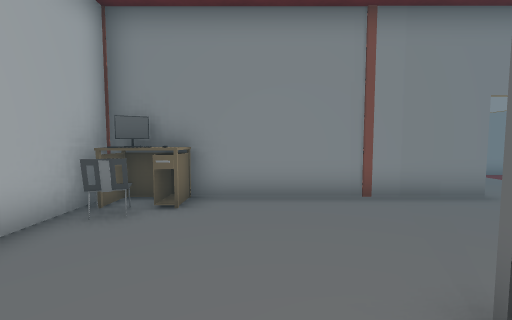
View 1 (above)

22 first-person views from a walk through a Unity game level. The camera is 1.2 m above the floor, tilts 4° down and sees 90° across. Doors are open. The floor is counted in squares, 1 m on a side. Each view is taken from the middle of a square. On the plan, view 1 faces up. The plan holds only what a view shows up to about 12 squares ahead; the rest is blank. The place goes on beyond the plan. The player character is not drawn. Some animated figures are not drawn.

View 2
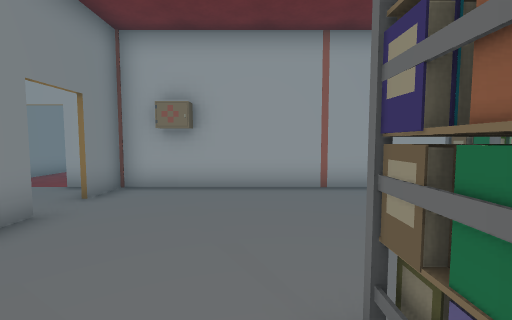

View 3
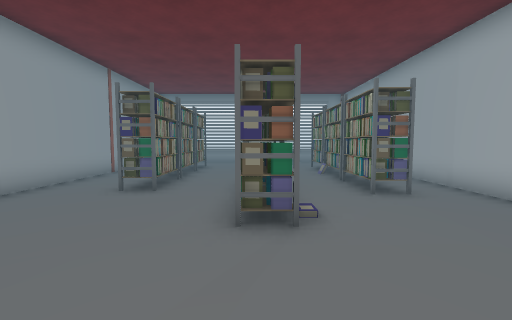

View 4
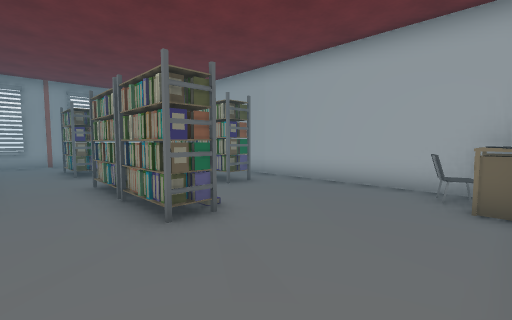

View 5
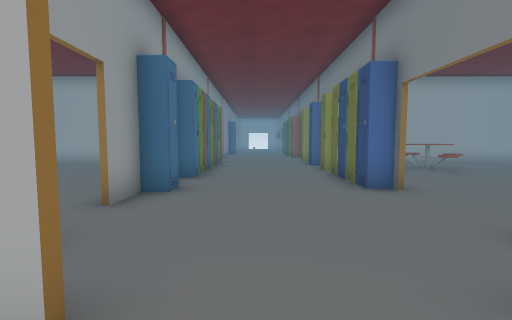

View 6
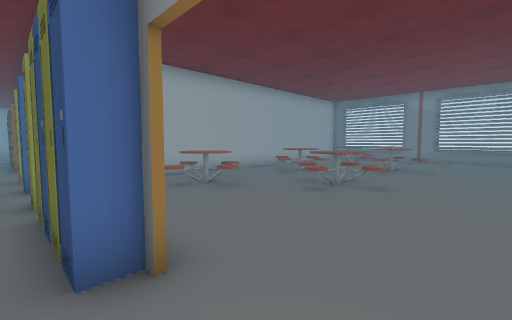

View 7
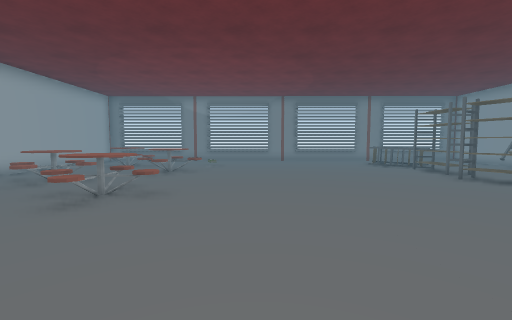

View 8
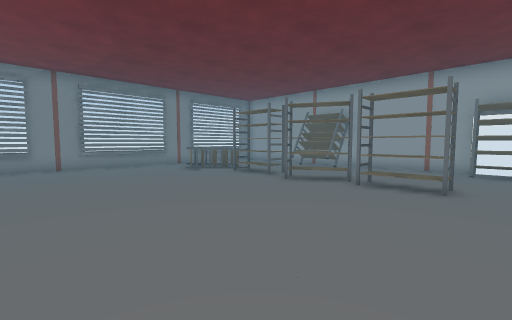

View 9
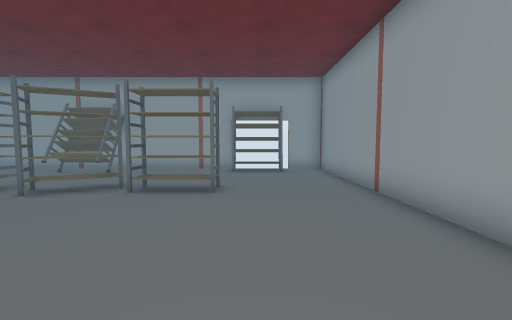

View 10
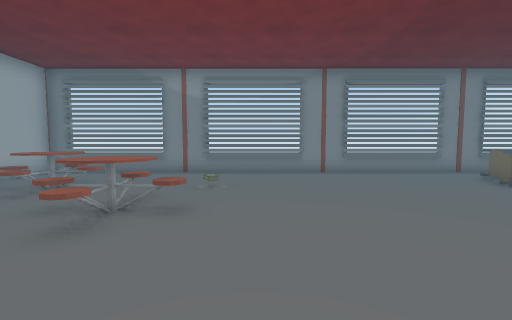

View 11
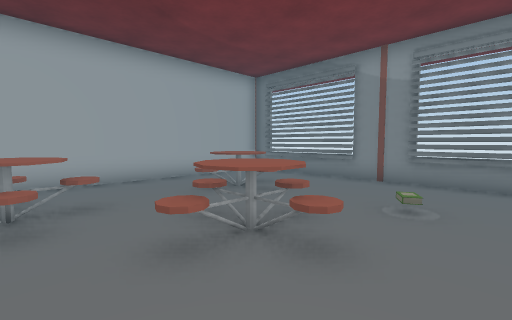

View 12
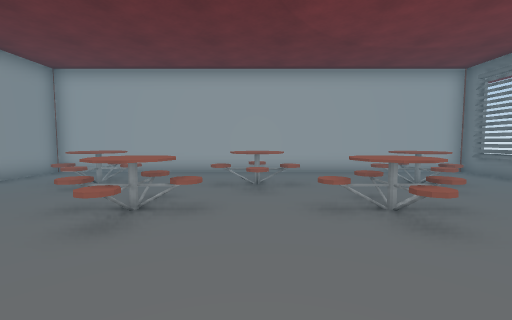

View 13
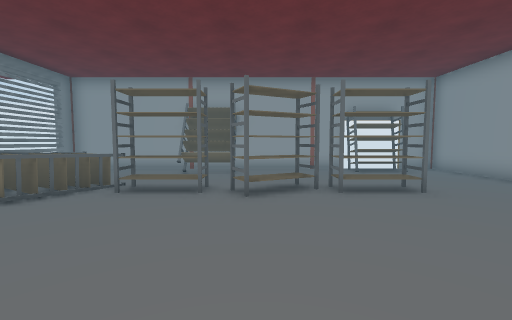

View 14
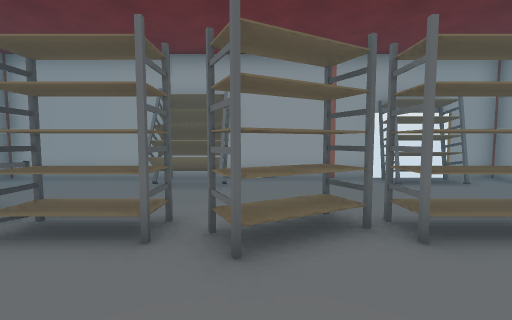

View 15
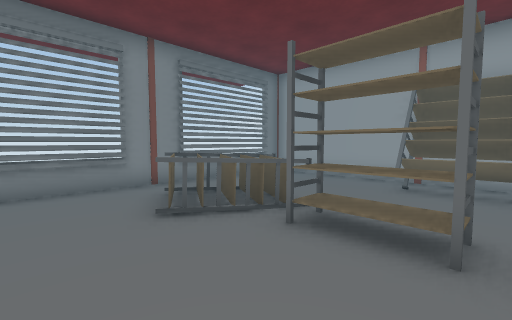

View 16
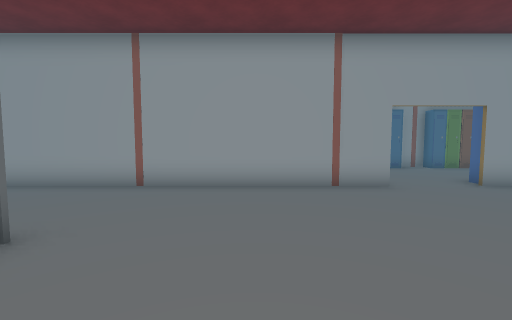

View 17
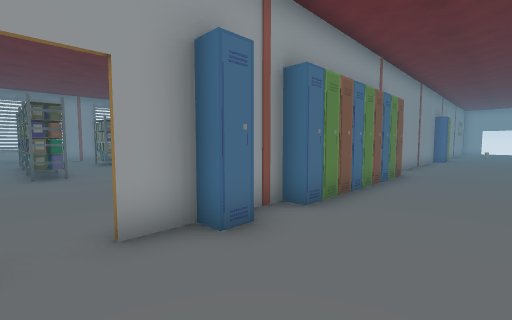

View 18
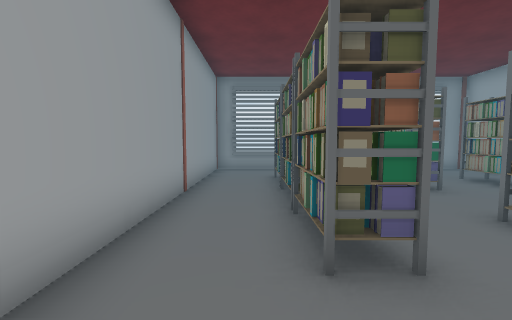

View 19
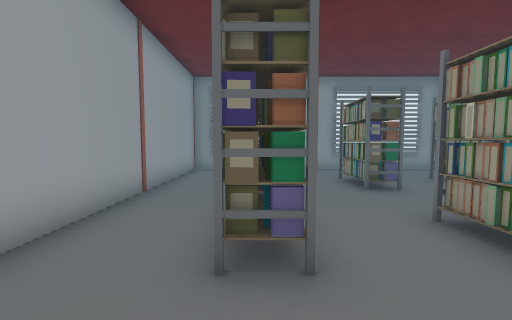

View 20
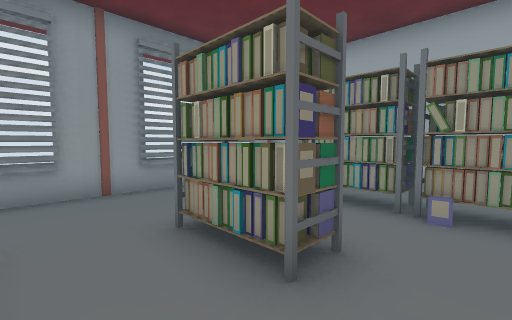

View 21
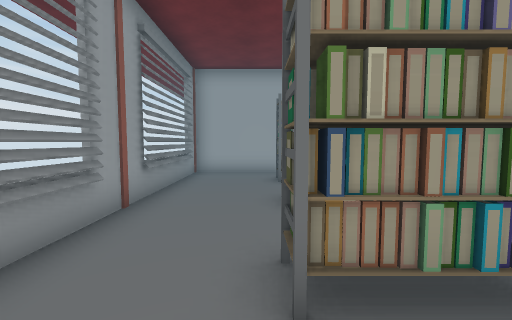

View 22
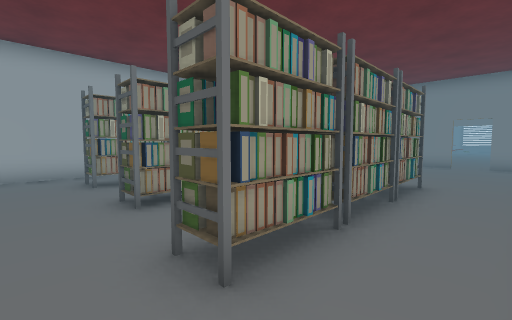

### Floor plan
Points are (right, up) in squares from view 1. A wall is a line through its corners. A room is listed if a view was taken in it or the views show most of it. See-through windows are left out.
Room 1 (views 1, 2, 3, 4, 6, 7, 8, 9, 10, 11, 12, 13, 14, 15, 16, 17, 18, 19, 20, 21, 22)
walls: (6.2, 11.1) (18.5, 11.1) (18.5, 12.6); (7.7, 6.6) (7.7, 7.1); (4.5, 5.7) (5.1, 5.7); (5.1, 5.6) (4.4, 5.6); (-3.2, 4.6) (-3.2, -10.4) (7.7, -10.4) (7.7, 5.6) (6.2, 5.6); (2.4, 0.6) (2.4, -0.4); (18.5, 15) (18.5, 27.2) (16, 27.2); (-7.8, 5.7) (-6, 5.7); (14.5, 27.2) (-3.2, 27.2) (-3.2, 11.1) (-0.8, 11.1)
low walls: (15.4, 27.2) (14.8, 27.2)
ways out: open door at (8, 8) to room 2; open door at (5.5, 6); open door at (19, 14)
objects: other object (-9, 11); other object (-4, 6); computer (-3, 5); other object (-3, 6); chair (-2, 4); table (-2, 5); other object (-2, 6); other object (-2, 11); table (-2, 13) to (1, 15); rack (-1, -7) to (-1, -6); rack (-1, -5) to (-1, -4); rack (-1, -3) to (-1, -1); other object (-1, 6); table (-1, 18) to (1, 20); table (-1, 23) to (1, 25); other object (0, 6); other object (0, 11); books (1, 1); other object (1, 6); other object (1, 11); table (1, 16) to (4, 18); table (1, 20) to (4, 22); rack (2, -7) to (2, -6); rack (2, -3) to (2, -1); books (2, 1); other object (2, 6); other object (2, 11); other object (3, 6) to (4, 6); other object (3, 11); other object (4, 11); books (4, 24); books (5, -7); rack (5, -5) to (5, -4); other object (5, -3); other object (5, -2); books (5, -1); rack (12, 23) to (15, 26); rack (13, 15) to (14, 17); rack (13, 18) to (14, 19); rack (13, 21) to (14, 22); rack (17, 20) to (18, 22); rack (18, 13) to (18, 15)
Room 2 (view 5)
walls: (13.1, 10.9) (9.9, 10.9)
ways out: open door at (8, 8) to room 1

Positions as (right, up) in squares from view 1, and headings:
1: (0, 0), facing up
2: (1, 2), facing right
3: (2, 5), facing down
4: (4, 5), facing down-left
5: (9, 8), facing left
6: (6, 10), facing up-left
7: (6, 11), facing up
8: (6, 14), facing up-right
9: (7, 14), facing right
10: (5, 17), facing up
11: (5, 19), facing up-left
12: (7, 19), facing left
13: (7, 19), facing right
14: (10, 19), facing right
15: (10, 20), facing up-right
16: (10, 18), facing down
17: (6, 9), facing down-left
18: (6, 1), facing down
19: (5, 1), facing down
20: (4, -4), facing down-left
21: (7, -8), facing left
22: (7, -9), facing up-left
